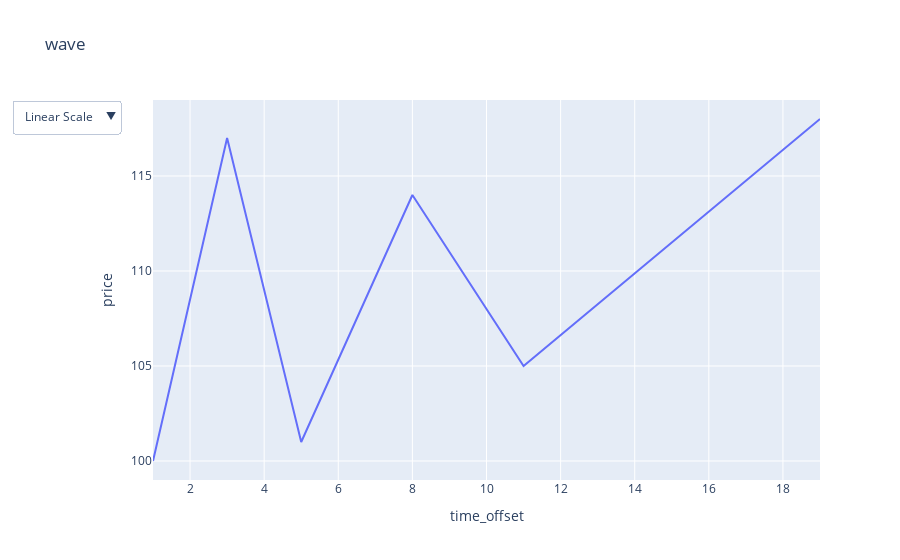

Notebook source saved alongside this figure:
### Code cell
#generate_and_save_max_score_wave(target_wave_type=waves.ContractingTriangleWave, iteration=30000)
score, wave_list = wave_utils.generate_wave_point_list(waves.TripleCombinationWave, wave_size=20, iteration=500)
wave_utils.print_wave_info(wave_list[0])

### Figure 1 — Plotly figure (JSON) as saved in the notebook; plotly's stock layout.template omitted (floating-point values rounded to 4 significant figures)
{"data": [{"hovertemplate": "time_offset=%{x}<br>price=%{y}<extra></extra>", "legendgroup": "", "line": {"color": "#636efa", "dash": "solid"}, "marker": {"symbol": "circle"}, "mode": "lines", "name": "", "orientation": "v", "showlegend": false, "type": "scatter", "x": [1, 3, 5, 8, 11, 19], "xaxis": "x", "y": [100, 117, 101, 114, 105, 118], "yaxis": "y"}], "layout": {"legend": {"tracegroupgap": 0}, "title": {"text": "wave"}, "updatemenus": [{"active": 1, "buttons": [{"args": [{"visible": [true, true]}, {"title": "Log scale", "yaxis": {"type": "log"}}], "label": "Log Scale", "method": "update"}, {"args": [{"visible": [true, false]}, {"title": "Linear scale", "yaxis": {"type": "linear"}}], "label": "Linear Scale", "method": "update"}]}], "xaxis": {"anchor": "y", "domain": [0, 1], "title": {"text": "time_offset"}}, "yaxis": {"anchor": "x", "domain": [0, 1], "title": {"text": "price"}}}}
